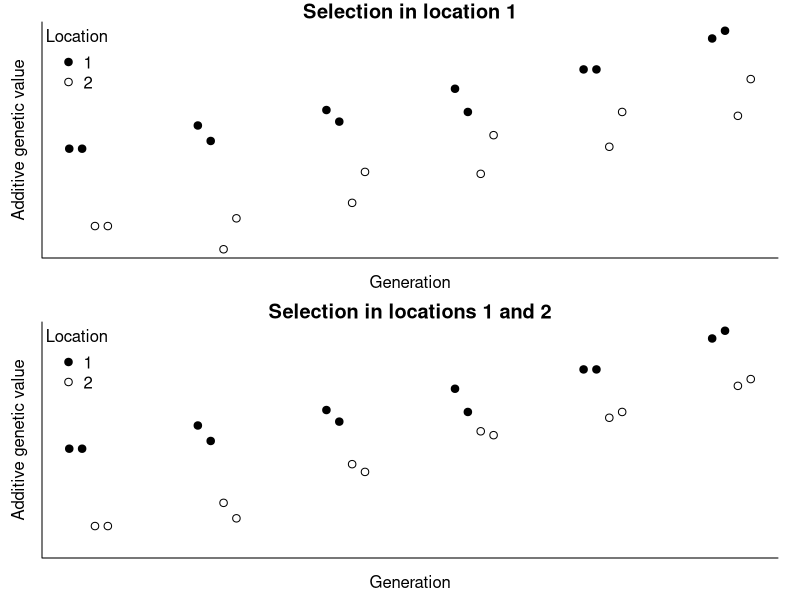

Generate this figure with R: (Note: this script raises an error after producing the figure.)
### partAGV_deterministic.R
###-----------------------------------------------------------------------------
### $Id$
###-----------------------------------------------------------------------------

### DESCRIPTION OF A DEMONSTRATION
###-----------------------------------------------------------------------------

## A demonstration with a simple example to see in action the partitioning of
## additive genetic values by paths (Garcia-Cortes et al., 2008; Animal)
##       
## DETERMINISTIC SIMULATION (sort of)
##
## We have two locations (1 and 2). The first location has individualss with higher
## additive genetic value. Males from the first location are imported males to the
## second location from generation 2/3. This clearly leads to genetic gain in the
## second location. However, the second location can also perform their own selection
## so the question is how much genetic gain is due to the import of genes from the
## first location and due to their own selection.
##
## Above scenario will be tested with a simple example of a pedigree bellow. Two
## scenarios will be evaluated: without or with own selection in the second location.
## Selection will always be present in the first location.
##
## Additive genetic values are provided, i.e., no inference is being done!
##
## The idea of this example is not to do extensive simulations, but just to have
## a simple example to see how the partitioning of additive genetic values works.

### SETUP
###-----------------------------------------------------------------------------

options(width=200)

### EXAMPLE PEDIGREE & SETUP OF MENDELIAN SAMPLING - "DETERMINISTIC"
###-----------------------------------------------------------------------------

## Generation 0
  id0 <- c("01", "02", "03", "04")
 fid0 <- mid0 <- rep(NA, times=length(id0))
   h0 <- rep(c(1, 2), each=2)
   g0 <- rep(0, times=length(id0))
  w10 <- c( 2, 2, 0, 0)
  w20 <- c( 2, 2, 0, 0)

## Generation 1
  id1 <- c("11", "12", "13", "14")
 fid1 <- c("01", "01", "03", "03")
 mid1 <- c("02", "02", "04", "04")
   h1 <- h0
   g1 <- rep(1, times=length(id1))
  w11 <- c( 0.6,  0.2, -0.6,  0.2)
  w21 <- c( 0.6,  0.2,  0.6,  0.2)

## Generation 2
  id2 <- c("21", "22", "23", "24")
 fid2 <- c("12", "12", "12", "12")
 mid2 <- c("11", "11", "13", "14")
   h2 <- h0
   g2 <- rep(2, times=length(id2))
  w12 <- c( 0.6,  0.3, -0.2,  0.2)
  w22 <- c( 0.6,  0.3,  0.2,  0.2)

## Generation 3
  id3 <- c("31", "32", "33", "34")
 fid3 <- c("22", "22", "22", "22")
 mid3 <- c("21", "21", "23", "24")
   h3 <- h0
   g3 <- rep(3, times=length(id3))
  w13 <- c( 0.7,  0.1, -0.3,  0.3)
  w23 <- c( 0.7,  0.1,  0.3,  0.3)

## Generation 4
  id4 <- c("41", "42", "43", "44")
 fid4 <- c("32", "32", "32", "32")
 mid4 <- c("31", "31", "33", "34")
   h4 <- h0
   g4 <- rep(4, times=length(id4))
  w14 <- c( 0.8,  0.8, -0.1,  0.3)
  w24 <- c( 0.8,  0.8,  0.1,  0.3)

## Generation 5
  id5 <- c("51", "52", "53", "54")
 fid5 <- c("42", "42", "42", "42")
 mid5 <- c("41", "41", "43", "44")
   h5 <- h0
   g5 <- rep(5, times=length(id4))
  w15 <- c( 0.8,  1.0, -0.2,  0.3)
  w25 <- c( 0.8,  1.0,  0.2,  0.3)

ped <- data.frame( id=c( id0,  id1,  id2,  id3,  id4,  id5),
                  fid=c(fid0, fid1, fid2, fid3, fid4, fid5),
                  mid=c(mid0, mid1, mid2, mid3, mid4, mid5),
                  loc=c(  h0,   h1,   h2,   h3,   h4,  h5),
                  gen=c(  g0,   g1,   g2,   g3,   g4,  g5),
                   w1=c( w10,  w11,  w12,  w13,  w14,  w15),
                   w2=c( w20,  w21,  w22,  w23,  w24,  w25))
ped$sex <- 2
ped[ped$id %in% ped$fid, "sex"] <- 1
ped$loc.gen <- with(ped, paste(loc, gen, sep="-"))

### SIMULATE ADDITIVE GENETIC VALUES - SUM PARENT AVERAGE AND MENDELIAN SAMPLING
###-----------------------------------------------------------------------------

## Additive genetic mean in founders by location
mu1 <-  2
mu2 <-  0

## Additive genetic variance in population
sigma2 <- 1
sigma  <- sqrt(sigma2)

## Threshold value for Mendelian sampling for selection - only values above this
##  will be accepted in simulation
t <- 0

ped$agv1 <- ped$pa1 <- NA ## Scenario (trait) 1: No selection in the second location
ped$agv2 <- ped$pa2 <- NA ## Scenario (trait) 2:    Selection in the second location

## Generation 0  - founders (no parent average here - so setting it to zero)
ped[ped$gen == 0, c("pa1",  "pa2")] <- 0
ped[ped$gen == 0, c("agv1", "agv2")] <- ped[ped$gen == 0, c("w1", "w2")]

## Generation 1+ - non-founders (parent average + Mendelian sampling)
for(i in (length(g0)+1):nrow(ped)) {
  ped[i, "pa1"] <- 0.5 * (ped[ped$id %in% ped[i, "fid"], "agv1"] +
                          ped[ped$id %in% ped[i, "mid"], "agv1"])
  ped[i, "pa2"] <- 0.5 * (ped[ped$id %in% ped[i, "fid"], "agv2"] +
                          ped[ped$id %in% ped[i, "mid"], "agv2"])
  ped[i, c("agv1", "agv2")] <- ped[i, c("pa1", "pa2")] + ped[i, c("w1", "w2")]
}

### PLOT INDIVIDUAL ADDITIVE GENETIC VALUES
###-----------------------------------------------------------------------------

par(mfrow=c(2, 1), bty="l", pty="m", mar=c(2, 2, 1, 1) + .1, mgp=c(0.7, 0.2, 0))

tmp <- ped$gen + c(-1.5, -0.5, 0.5, 1.5) * 0.1
with(ped, plot(agv1 ~ tmp, pch=c(19, 21)[ped$loc], ylab="Additive genetic value",
               xlab="Generation", main="Selection in location 1", axes=FALSE,
               ylim=range(c(agv1, agv2))))
axis(1, labels=FALSE, tick=FALSE); axis(2, labels=FALSE, tick=FALSE); box()
legend(x="topleft", legend=c(1, 2), title="Location", pch=c(19, 21), bty="n")

with(ped, plot(agv2 ~ tmp, pch=c(19, 21)[ped$loc], ylab="Additive genetic value",
               xlab="Generation", main="Selection in locations 1 and 2", axes=FALSE,
               ylim=range(c(agv1, agv2))))
axis(1, labels=FALSE, tick=FALSE); axis(2, labels=FALSE, tick=FALSE); box()
legend(x="topleft", legend=c(1, 2), title="Location", pch=c(19, 21), bty="n")

### PARTITION ADDITIVE GENETIC VALUES BY ...
###-----------------------------------------------------------------------------

## Compute partitions by location
(res <- alphaPartition(x=ped, colPath="loc", colAGV=c("agv1", "agv2")))

## Summarize whole population
(ret <- summary(res))

## Summarize and plot by generation (=trend)
(ret <- summary(res, by="gen"))
plot(ret)

## Summarize and plot location specific trends
(ret <- summary(res, by="loc.gen"))
plot(ret)

## Summarize and plot location specific trends but only for location 1
(ret <- summary(res, by="loc.gen", subset=res[[1]]$loc == 1))
plot(ret)

## Summarize and plot location specific trends but only for location 2
(ret <- summary(res, by="loc.gen", subset=res[[1]]$loc == 2))
plot(ret)

## Compute partitions by location and sex
ped$loc.sex <- with(ped, paste(loc, sex, sep="-"))
(res <- alphaPartition(x=ped, colPath="loc.sex", colAGV=c("agv1", "agv2")))

## Summarize and plot by generation (=trend)
(ret <- summary(res, by="gen"))
plot(ret)
plot(ret, lineTypeList=list("-1"=1, "-2"=2, def=3))

## Summarize and plot location specific trends
(ret <- summary(res, by="loc.gen"))
plot(ret, lineTypeList=list("-1"=1, "-2"=2, def=3))

## Summarize and plot location specific trends but only for location 1
(ret <- summary(res, by="loc.gen", subset=res[[1]]$loc == 1))
plot(ret)

## Summarize and plot location specific trends but only for location 2
(ret <- summary(res, by="loc.gen", subset=res[[1]]$loc == 2))
plot(ret)

###-----------------------------------------------------------------------------
### alphaPartition_deterministic.R ends here
